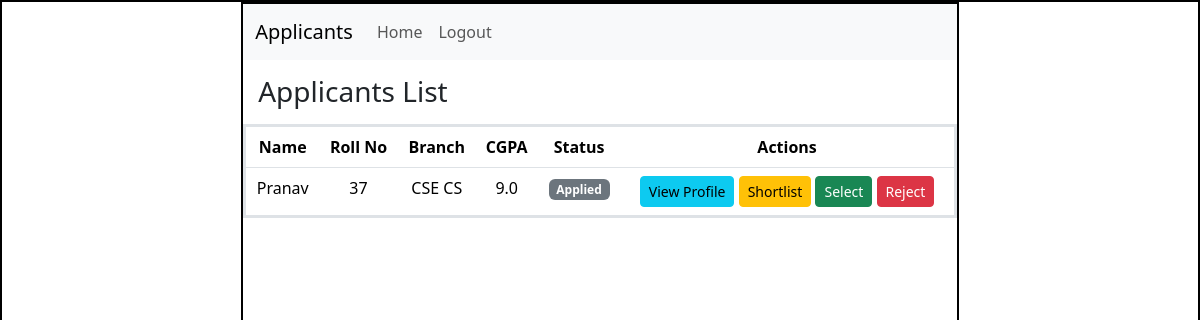
/drive/1/applicants, run on the app's committed database.
### application/models.py (models this page shows)
class User(db.Model):
    __tablename__ = "user"
    id = db.Column(db.Integer(), primary_key=True)
    username = db.Column(db.String(), unique=True, nullable=False)
    email = db.Column(db.String(), unique=True, nullable=False)
    password = db.Column(db.String(), nullable=False)
    role = db.Column(db.String(), nullable=False)

class StudentProfile(db.Model):
    __tablename__ = "student_profile"
    id = db.Column(db.Integer(), primary_key=True)
    user_id = db.Column(db.Integer(), db.ForeignKey('user.id'))
    cgpa = db.Column(db.Float())
    roll_no = db.Column(db.String())
    contact_no = db.Column(db.String())
    branch = db.Column(db.String())
    summary = db.Column(db.String())
    skills = db.Column(db.String())

class Application(db.Model):
    __tablename__ = "application"
    id = db.Column(db.Integer(), primary_key=True)
    student_id = db.Column(db.Integer(), db.ForeignKey('user.id'), nullable=False)
    drive_id = db.Column(db.Integer(), db.ForeignKey('placement_drive.id'), nullable=False)
    date = db.Column(db.String(), nullable=False)
    status = db.Column(db.String(), nullable=False, default='applied')

### application/controllers.py (the view)
@app.route("/drive/<int:drive_id>/applicants")
def view_applicants(drive_id):
    apps = Application.query.filter_by(drive_id=drive_id).all()
    users = {u.id: u for u in User.query.all()}
    profiles = {p.user_id: p for p in StudentProfile.query.all()}
    return render_template(
        "applicants.html",
        apps=apps,
        users=users,
        profiles=profiles
    )

### templates/applicants.html (shortened to what this page needs)
<!DOCTYPE html>
<html lang="en">
<head>
    <link rel="stylesheet" href="/static/style.css">
    <link href="https://cdn.jsdelivr.net/npm/bootstrap@5.3.8/dist/css/bootstrap.min.css" rel="stylesheet">
</head>
<body>
    <div id="main">
        <div id="canvas">
            <nav class="navbar navbar-expand-lg bg-body-tertiary">
                <div class="container-fluid">
                    <a class="navbar-brand">Applicants</a>
                    <div class="collapse navbar-collapse">
                        <ul class="navbar-nav me-auto">
                            <li class="nav-item">
                                <a class="nav-link" href="/company/dashboard">Home</a>
                            </li>
                            <li class="nav-item">
                                <a class="nav-link" href="/logout">Logout</a>
                            </li>
                        </ul>
                    </div>
                </div>
            </nav>
            <div id="content">
                <h3 class="headings">Applicants List</h3>
                <table class="table text-center border border-3">
                    <thead>
                        <tr>
                            <th>Name</th>
                            <th>Roll No</th>
                            <th>Branch</th>
                            <th>CGPA</th>
                            <th>Status</th>
                            <th>Actions</th>
                        </tr>
                    </thead>
                    <tbody>
                        {% for app in apps %}
                        <tr>
                            <td>{{ users[app.student_id].username }}</td>
                            <td>{{ profiles[app.student_id].roll_no }}</td>
                            <td>{{ profiles[app.student_id].branch }}</td>
                            <td>{{ profiles[app.student_id].cgpa }}</td>
                            <td>
                                {% if app.status == "applied" %}
                                    <span class="badge bg-secondary">Applied</span>
                                {% elif app.status == "shortlisted" %}
                                    <span class="badge bg-warning">Shortlisted</span>
                                {% elif app.status == "selected" %}
                                    <span class="badge bg-success">Selected</span>
                                {% elif app.status == "rejected" %}
                                    <span class="badge bg-danger">Rejected</span>
                                {% endif %}
                            </td>
                            <td>
                                <a href="/student/profile/{{ users[app.student_id].id }}"
                                    class="btn btn-info btn-sm">View Profile</a>
                                <a href="/update_status/{{ app.id }}/shortlisted"
                                   class="btn btn-warning btn-sm">Shortlist</a>
                                <a href="/update_status/{{ app.id }}/selected"
                                   class="btn btn-success btn-sm">Select</a>
                                <a href="/update_status/{{ app.id }}/rejected"
                                   class="btn btn-danger btn-sm">Reject</a>
                            </td>
                        </tr>
                        {% endfor %}
                    </tbody>
                </table>
            </div>
        </div>
    </div>
</body>
</html>

### static/style.css (style rules this page uses)
* { margin:0px; }
#main, #canvas { border: 2px solid black; }
#canvas { width:60%; height:780px; margin:auto; }
.headings { margin: 10px; padding: 5px; margin-top: 10px; }

### data on the page
Application: status "Applied"
User: username "Pranav"
StudentProfile: roll_no "37", branch "CSE CS", cgpa "9.0"
